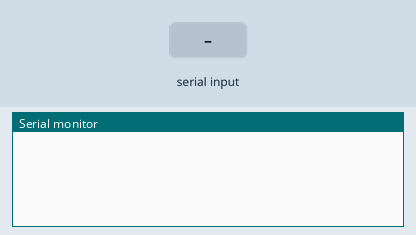
Bench run of a sketch on a simulated Arduino Mega 2560, built with avr-gcc and run on an emulated ATmega2560. On the bench: the last lines printed to the serial monitor. The test bench sets the inputs (shaded band).

Above: at 1.2 s.
1.3 s: "90,45\n" received over Serial
At 2.1 s:
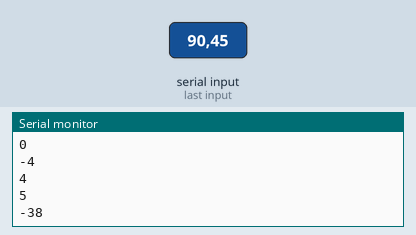
2.8 s: "30,150\n" received over Serial
At 3.3 s:
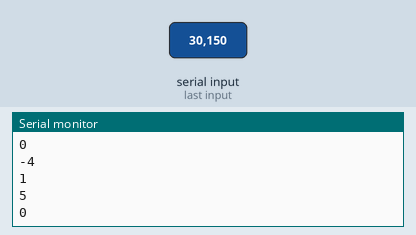
Timing chart, 0 to 5.8 s (numbered marks = the images above; inputs shaded):
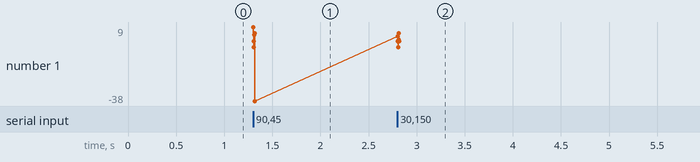

Measured:
- after the input at 1.3 s, the serial monitor: prints a new line at once (image 1)
- after the input at 2.8 s, the serial monitor: prints a new line at once (image 2)

The sketch:

emisor_display.ino
```cpp
int decenas;
int unidades;


void setup()
{
  Serial.begin(9600);
  Serial1.begin(9600);

}

void loop()
{
  if (Serial.available()>0)
  {
    decenas=Serial.read();

    while(Serial.available()==0)
    {}

    unidades=Serial.read();
    decenas=decenas-48;
    unidades=unidades-48;
    Serial1.print(decenas);
    Serial1.print(unidades);
    Serial.println(decenas);
    Serial.println(unidades);

  }
}
```
